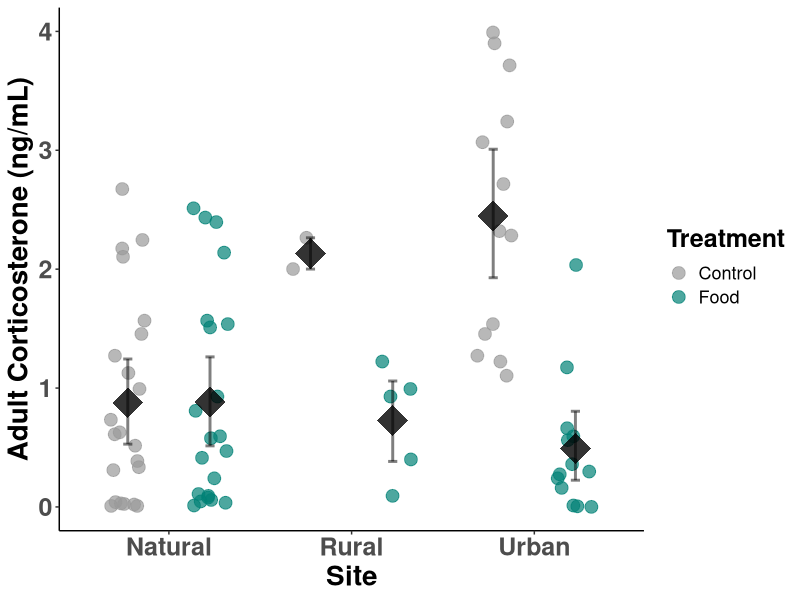
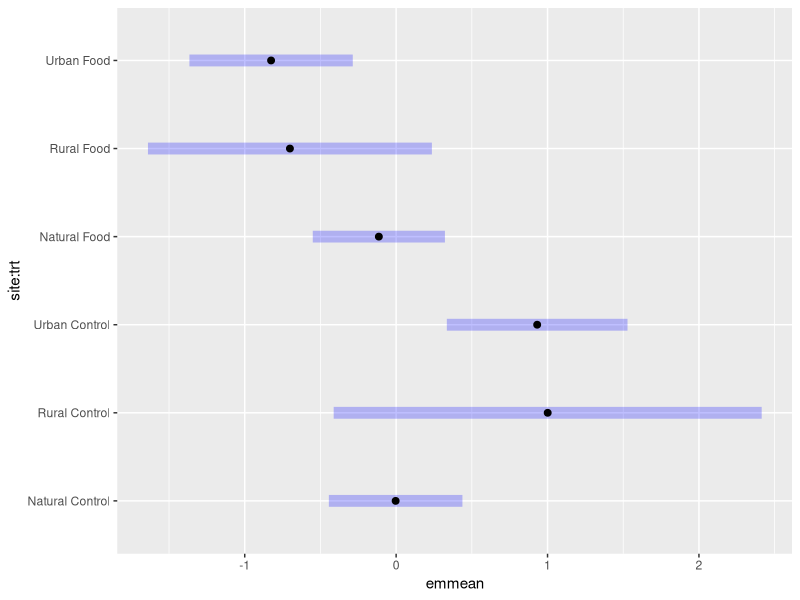

Write the R code that produced these figures, in order.

### Analysis of Adult Baseline Corticosterone

# Load Packages ----
library(ggplot2)
library(lme4)
library(lmerTest)
library(lubridate)    # to transform dates
library(hms)          # to transform time
library(car)
library(emmeans)

# Load "Adult_Cort.csv" 
# Hereon, data file is named "dat"
dat <- read.csv("Data/Adult_Cort.csv")

# Clean data
dat$nest <- as.factor(dat$nest) # unique nest ID
dat$site <- as.factor(dat$site) # codes for the 3 sites: "N" natural, "R" rural, "U" urban
dat$trt <- as.factor(dat$trt) # code for treatment groups: "C" control, "T" food supplemented
dat$sex <- as.factor(dat$sex) # sex of adult: "F" female, "M" male
dat$ID <- as.integer(dat$ID) # individual USGS band ID code
dat$cort <- as.numeric(dat$cort_ng) # corticosterone level measured in plasma
dat$bleed_time<- as.integer(dat$bleed_time) # the time in seconds it took to bleed a birds start to finish
dat$mass <- as.numeric(dat$mass) # mass of individual the day blood was taken
dat$date <- as.Date(dat$date, "%m/%d/%y") # modify the format of the date of the year
dat$julian <- yday(dat$date) # create a new column for julian date
dat$year <- as.factor(dat$year) # year data was collected
dat$time <- hm(dat$time) # time of the day blood was taken
dat$brood_size <- as.integer(dat$brood_size) # the total number of nestlings within the brood
dat$mod <- hour(dat$time)*60 + minute(dat$time) # modifies time of day value

# Rename groups
levels(dat$site)
levels(dat$site) <- c("Natural", "Rural", "Urban")
levels(dat$trt)
levels(dat$trt) <- c("Control", "Food")
levels(dat$sex)
levels(dat$sex) <- c("Female", "Male")

# Visualize
ggplot(data = dat, aes(x = site, y = cort, colour = trt, group = trt)) +
  geom_jitter(size = 4, alpha = 0.7, position = position_jitterdodge(dodge.width = 0.9)) +
  stat_summary(fun = mean, geom = "point", size = 10, position = position_dodge(width = 0.9),
               color = "black", alpha = 0.8, shape = 18) +
  stat_summary(fun.data = mean_cl_boot, geom = "errorbar", width = 0.1, linewidth = 1,
               color = "black", alpha = 0.5, position = position_dodge(width = 0.9)) +
  #facet_wrap(~sex) +
  scale_y_continuous(name = 'Adult Corticosterone (ng/mL)', limits = c(0,4), breaks = c(0,1,2,3,4)) +
  scale_x_discrete(name = 'Site') +
  labs(color = "Treatment") +
  scale_color_manual(values=c("#999999",  "#008176")) +
  theme_classic() +
  theme(
    axis.text = element_text(size = 18, face = "bold"),
    axis.title = element_text(size = 20, colour = "black", face = "bold"),
    legend.title = element_text(size = 18,
                                colour="black",face = "bold",vjust = 1),
    legend.text = element_text(size=13),
    strip.text = element_text(size = 18))


#################################
# Generalized Linear Model of Adult Corticosterone
cort_best_model <- glm(cort ~ site * trt + mass + brood_size + sex + julian + year , 
                  family = Gamma(link = "log"), data = dat)
summary(cort_best_model)
AIC(cort_best_model) 

# Post Hoc Test
post_hoc_adult_cort <- emmeans(cort_best_model, list(pairwise ~ site + trt))
pairs(post_hoc_adult_cort, simple = "each")
plot(post_hoc_adult_cort)
